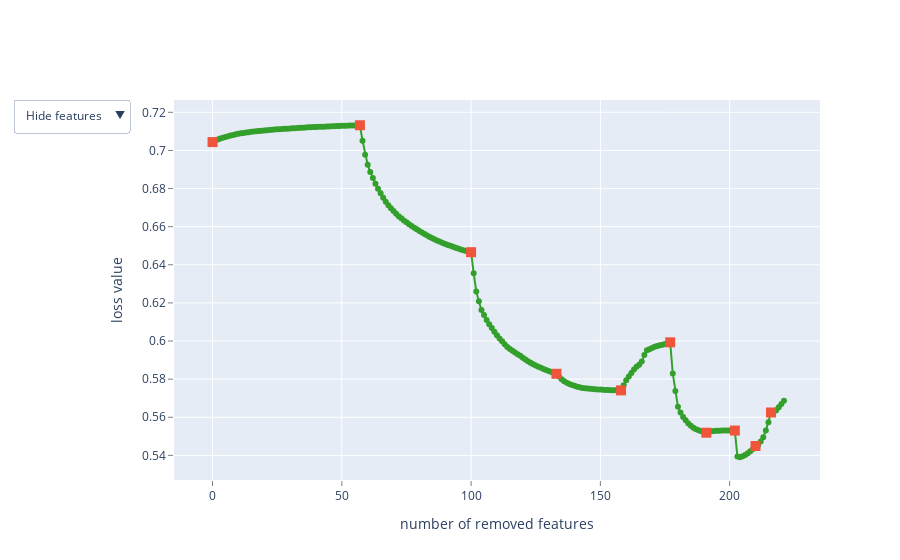

This figure's notebook cell:
### Code cell
# Определяем все преременные
predict_columns = X_train.columns.to_list()
# определяем категориальные переменные
cat_features_num = np.where(np.isin(X_train[X_train.columns].dtypes, ['bool', 'object']))[0]

train_pool = Pool(X_train, y_train, cat_features=cat_features_num, feature_names=list(predict_columns))
test_pool = Pool(X_test, y_test, cat_features=cat_features_num, feature_names=list(predict_columns))

model = CatBoostClassifier(iterations=round(800), eval_metric='AUC')
summary = model.select_features(
    train_pool,
    eval_set=test_pool,
    features_for_select=predict_columns,
    num_features_to_select=num_features,
    steps=10,
    algorithm=EFeaturesSelectionAlgorithm.RecursiveByShapValues,
    shap_calc_type=EShapCalcType.Regular,
    train_final_model=False,
    logging_level='Silent',
    plot=True
)
predict_columns = summary['selected_features_names']

#w = catboost.MetricVisualizer('/AUC/')
#w.start()

display(predict_columns)

### Figure 1 — Plotly figure (JSON) as saved in the notebook; plotly's stock layout.template omitted (floating-point values rounded to 4 significant figures; data arrays with more than 128 entries replaced by an {"elided": "..."} marker saying what was removed)
{"data": [{"line": {"color": "rgb(51,160,44)"}, "mode": "lines+markers", "name": "", "text": {"elided": "222 str values"}, "type": "scatter", "x": {"elided": "222 int values"}, "y": {"elided": "222 float values"}}, {"marker": {"size": 10, "symbol": "square"}, "mode": "markers", "name": "", "text": ["", "equifax_cs__cnt_open_days_from_last_delay120_149_micr", "nbki_cs__delay120_inf_micr_last30days", "equifax_cs__cnt_open_micro_loans_in_pandemic", "equifax_cs__min_request_microcredits_hour", "nbki_cs__delay7_micr_last30days", "equifax_cs__cnt_delay25_micr", "equifax_cs__delay240_inf_micr_last90days", "equifax_cs__cnt_delay30_micr", "equifax_cs__delay60_89_micr_last30days"], "type": "scatter", "x": [0, 57, 100, 133, 158, 177, 191, 202, 210, 216], "y": [0.7044, 0.7132, 0.6466, 0.5828, 0.5741, 0.5993, 0.5519, 0.553, 0.5449, 0.5625]}, {"mode": "text", "name": "", "text": {"elided": "222 str values"}, "textfont": {"color": "rgb(51,160,44)", "family": "sans serif", "size": 18}, "textposition": "bottom center", "type": "scatter", "visible": false, "x": {"elided": "222 int values"}, "y": {"elided": "222 float values"}}, {"mode": "text", "name": "", "text": {"elided": "222 str values"}, "textfont": {"color": "rgb(51,160,44)", "family": "sans serif", "size": 18}, "textposition": "bottom center", "type": "scatter", "visible": false, "x": {"elided": "222 int values"}, "y": {"elided": "222 float values"}}], "layout": {"showlegend": false, "updatemenus": [{"active": 0, "buttons": [{"args": [{"visible": [true, true, false, false]}], "label": "Hide features", "method": "update"}, {"args": [{"visible": [true, true, true, false]}], "label": "Show indices", "method": "update"}, {"args": [{"visible": [true, true, false, true]}], "label": "Show names", "method": "update"}], "pad": {"r": 10, "t": 10}, "showactive": true, "x": -0.25, "xanchor": "left", "y": 1.03, "yanchor": "top"}], "xaxis": {"gridcolor": "rgb(255,255,255)", "showgrid": true, "showline": false, "showticklabels": true, "tickcolor": "rgb(127,127,127)", "ticks": "outside", "title": {"text": "number of removed features"}, "zeroline": false}, "yaxis": {"gridcolor": "rgb(255,255,255)", "showgrid": true, "showline": false, "showticklabels": true, "tickcolor": "rgb(127,127,127)", "ticks": "outside", "title": {"text": "loss value"}, "zeroline": false}}}
